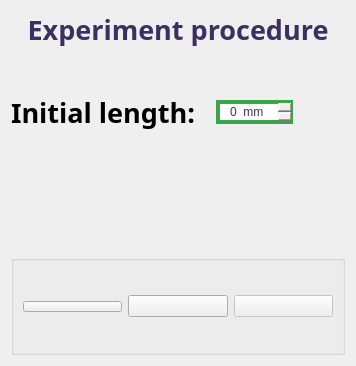
                 <widget class="QWidget" name="page_4">
                  <property name="sizePolicy">
                   <sizepolicy hsizetype="Expanding" vsizetype="Expanding">
                    <horstretch>0</horstretch>
                    <verstretch>0</verstretch>
                   </sizepolicy>
                  </property>
                  <layout class="QGridLayout" name="gridLayout_27">
                   <item row="0" column="0" colspan="4">
                    <widget class="QLabel" name="label_19">
                     <property name="font">
                      <font>
                       <family>Bradley Hand ITC</family>
                       <pointsize>20</pointsize>
                       <weight>75</weight>
                       <bold>true</bold>
                      </font>
                     </property>
                     <property name="styleSheet">
                      <string notr="true">color: rgb(61, 48, 97);</string>
                     </property>
                     <property name="text">
                      <string>Experiment procedure</string>
                     </property>
                     <property name="alignment">
                      <set>Qt::AlignCenter</set>
                     </property>
                    </widget>
                   </item>
                   <item row="4" column="0" colspan="4">
                    <spacer name="verticalSpacer_15">
                     <property name="orientation">
                      <enum>Qt::Vertical</enum>
                     </property>
                     <property name="sizeHint" stdset="0">
                      <size>
                       <width>20</width>
                       <height>118</height>
                      </size>
                     </property>
                    </spacer>
                   </item>
                   <item row="2" column="1">
                    <widget class="QDoubleSpinBox" name="doubleSpinBox_initialValue">
                     <property name="styleSheet">
                      <string notr="true">QDoubleSpinBox {
    padding-right: 1px; /* make room for the arrows */
    /*border-image: url(:/images/frame.png) 4;*/
    border: 1px solid rgb(57, 167, 73);
    border-radius: 15px;
    border-width: 4;
color: rgb(61, 48, 97);
    font: bold 20pt &quot;Bradley Hand ITC&quot;;
}

QDoubleSpinBox::up-button {
    subcontrol-origin: border;
    subcontrol-position: top right; /* position at the top right corner */

    width: 16px; /* 16 + 2*1px border-width = 15px padding + 3px parent border */
    border-image: url(:/images/spinup.png) 1;
    border-width: 1px;
}

QDoubleSpinBox::up-button:hover {
    border-image: url(:/images/spinup_hover.png) 1;
}

QDoubleSpinBox::up-button:pressed {
    border-image: url(:/images/spinup_pressed.png) 1;
}

QDoubleSpinBox::up-arrow {
    image: url(:/images/up_arrow.png);
    width: 1px;
    height: 1px;
}

QDoubleSpinBox::up-arrow:disabled, QSpinBox::up-arrow:off { /* off state when value is max */
   image: url(:/images/up_arrow_disabled.png);
}

QDoubleSpinBox::down-button {
    subcontrol-origin: border;
    subcontrol-position: bottom right; /* position at bottom right corner */

    width: 1px;
    border-image: url(:/images/spindown.png) 1;
    border-width: 1px;
    border-top-width: 0;
}

QDoubleSpinBox::down-button:hover {
    border-image: url(:/images/spindown_hover.png) 1;
}

QDoubleSpinBox::down-button:pressed {
    border-image: url(:/images/spindown_pressed.png) 1;
}

QDoubleSpinBox::down-arrow {
    image: url(:/images/down_arrow.png);
    width: 1px;
    height: 1px;
}

QDoubleSpinBox::down-arrow:disabled,
QDoubleSpinBox::down-arrow:off { /* off state when value in min */
   image: url(:/images/down_arrow_disabled.png);
}</string>
                     </property>
                     <property name="alignment">
                      <set>Qt::AlignCenter</set>
                     </property>
                     <property name="prefix">
                      <string/>
                     </property>
                     <property name="suffix">
                      <string>  mm</string>
                     </property>
                     <property name="decimals">
                      <number>0</number>
                     </property>
                     <property name="maximum">
                      <double>200.000000000000000</double>
                     </property>
                    </widget>
                   </item>
                   <item row="1" column="0" colspan="4">
                    <spacer name="verticalSpacer_21">
                     <property name="orientation">
                      <enum>Qt::Vertical</enum>
                     </property>
                     <property name="sizeType">
                      <enum>QSizePolicy::Fixed</enum>
                     </property>
                     <property name="sizeHint" stdset="0">
                      <size>
                       <width>20</width>
                       <height>40</height>
                      </size>
                     </property>
                    </spacer>
                   </item>
                   <item row="2" column="0">
                    <widget class="QLabel" name="label_15">
                     <property name="font">
                      <font>
                       <family>Bradley Hand ITC</family>
                       <pointsize>20</pointsize>
                       <weight>75</weight>
                       <bold>true</bold>
                      </font>
                     </property>
                     <property name="text">
                      <string>Initial length:  </string>
                     </property>
                    </widget>
                   </item>
                   <item row="2" column="2">
                    <spacer name="horizontalSpacer_26">
                     <property name="orientation">
                      <enum>Qt::Horizontal</enum>
                     </property>
                     <property name="sizeHint" stdset="0">
                      <size>
                       <width>40</width>
                       <height>20</height>
                      </size>
                     </property>
                    </spacer>
                   </item>
                   <item row="5" column="0" colspan="4">
                    <widget class="QGroupBox" name="groupBox_17">
                     <property name="minimumSize">
                      <size>
                       <width>0</width>
                       <height>100</height>
                      </size>
                     </property>
                     <property name="title">
                      <string/>
                     </property>
                     <layout class="QHBoxLayout" name="horizontalLayout_6">
                      <item>
                       <widget class="QPushButton" name="pushButton_ricomincia_4">
                        <property name="enabled">
                         <bool>true</bool>
                        </property>
                        <property name="font">
                         <font>
                          <family>Bradley Hand ITC</family>
                          <pointsize>-1</pointsize>
                          <weight>99</weight>
                          <bold>true</bold>
                         </font>
                        </property>
                        <property name="icon">
                         <iconset resource="didacticoop.qrc">
                          <normaloff>:/icons/ricomincia.png</normaloff>:/icons/ricomincia.png</iconset>
                        </property>
                        <property name="iconSize">
                         <size>
                          <width>80</width>
                          <height>80</height>
                         </size>
                        </property>
                       </widget>
                      </item>
                      <item>
                       <widget class="QPushButton" name="pushButton_back_4">
                        <property name="enabled">
                         <bool>true</bool>
                        </property>
                        <property name="text">
                         <string/>
                        </property>
                        <property name="icon">
                         <iconset resource="didacticoop.qrc">
                          <normaloff>:/icons/back.png</normaloff>:/icons/back.png</iconset>
                        </property>
                        <property name="iconSize">
                         <size>
                          <width>80</width>
                          <height>80</height>
                         </size>
                        </property>
                       </widget>
                      </item>
                      <item>
                       <widget class="QPushButton" name="pushButton_forward_4">
                        <property name="enabled">
                         <bool>false</bool>
                        </property>
                        <property name="text">
                         <string/>
                        </property>
                        <property name="icon">
                         <iconset resource="didacticoop.qrc">
                          <normaloff>:/icons/forward.png</normaloff>:/icons/forward.png</iconset>
                        </property>
                        <property name="iconSize">
                         <size>
                          <width>80</width>
                          <height>80</height>
                         </size>
                        </property>
                       </widget>
                      </item>
                     </layout>
                    </widget>
                   </item>
                  </layout>
                 </widget>
